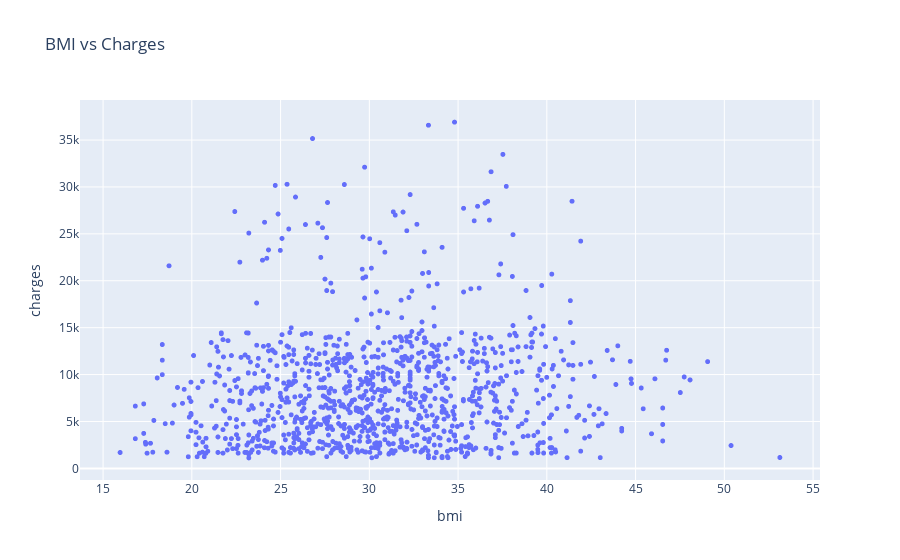

Notebook code cell kept with this figure:
### Code cell
fig = px.scatter(non_smoker_df,x='bmi',y='charges',title='BMI vs Charges')
fig.update_traces(marker_size=5)
fig.show()

### Figure 1 — Plotly figure (JSON) as saved in the notebook; plotly's stock layout.template omitted (floating-point values rounded to 4 significant figures; data arrays with more than 128 entries replaced by an {"elided": "..."} marker saying what was removed)
{"data": [{"hovertemplate": "bmi=%{x}<br>charges=%{y}<extra></extra>", "legendgroup": "", "marker": {"color": "#636efa", "size": 5, "symbol": "circle"}, "mode": "markers", "name": "", "showlegend": false, "type": "scattergl", "x": {"elided": "1064 float values"}, "xaxis": "x", "y": {"elided": "1064 float values"}, "yaxis": "y"}], "layout": {"autosize": true, "legend": {"tracegroupgap": 0}, "title": {"text": "BMI vs Charges"}, "xaxis": {"anchor": "y", "autorange": true, "domain": [0, 1], "range": [13.65, 55.44], "title": {"text": "bmi"}, "type": "linear"}, "yaxis": {"anchor": "x", "autorange": true, "domain": [0, 1], "range": [-1664.0, 39700.0], "title": {"text": "charges"}, "type": "linear"}}}
